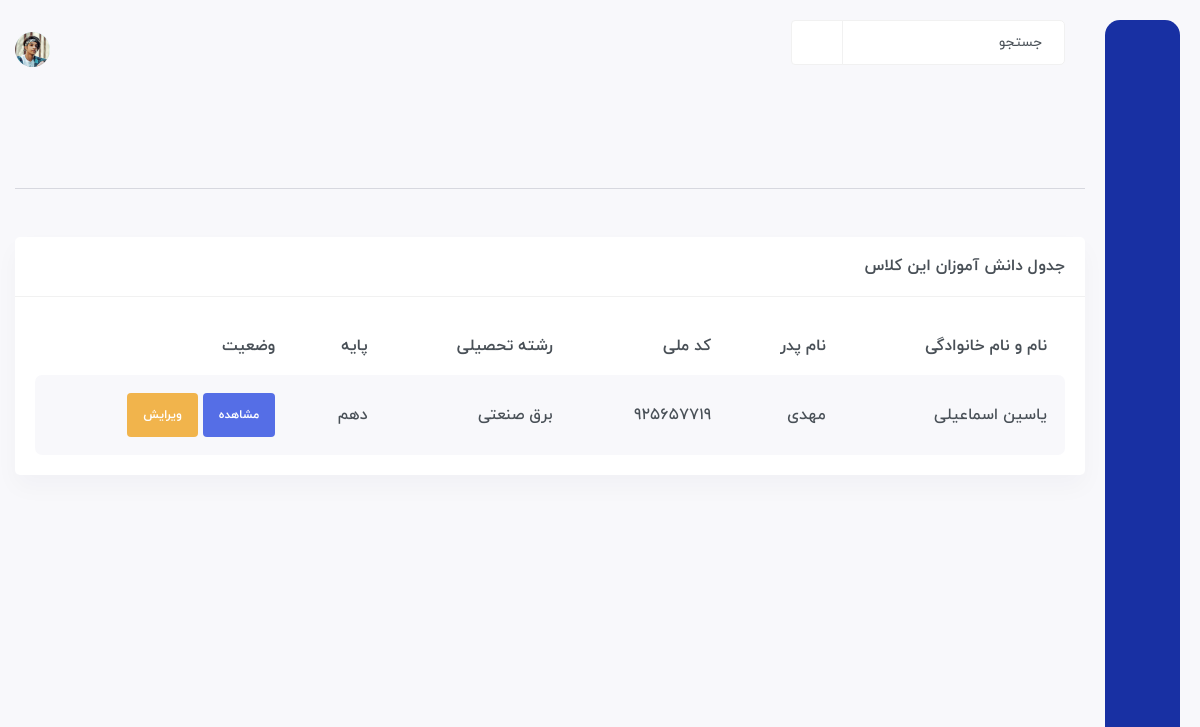
The app's page /class-room/100/صبح (signed in), older data.
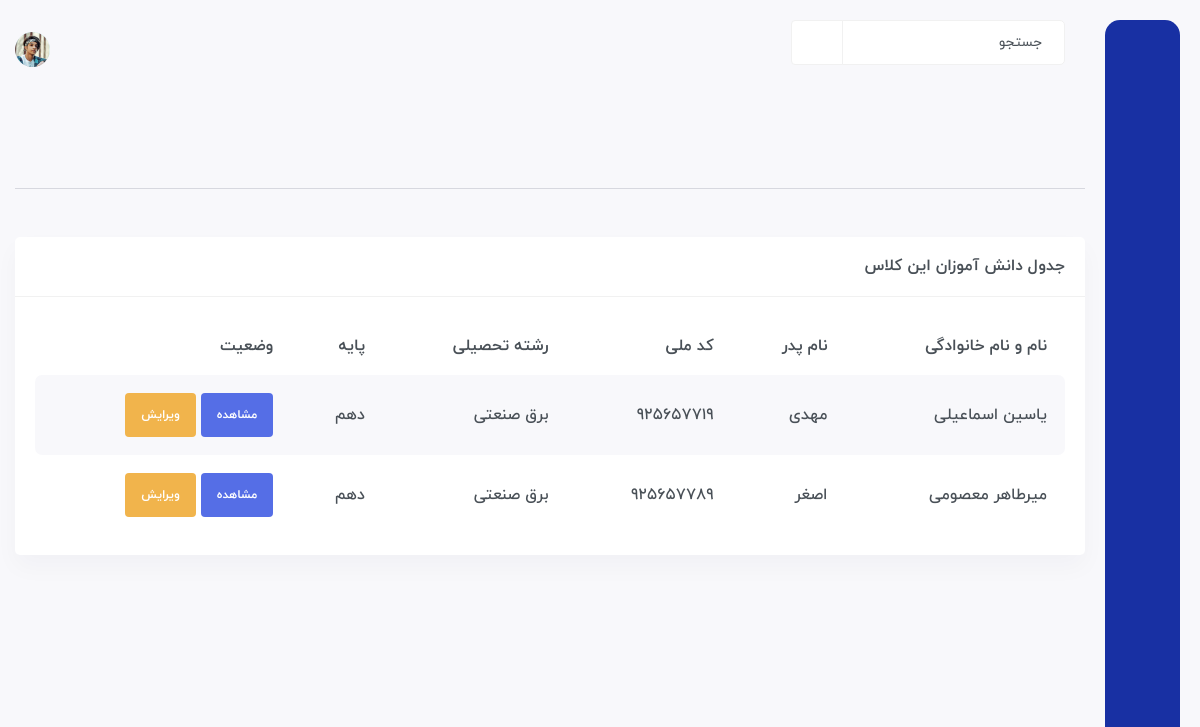
The same page, newer data.
### Student/models.py (models this page shows, shortened)
class Student(models.Model):
    full_name = models.CharField(max_length=200)
    father_name = models.CharField(max_length=100)
    id_code = models.IntegerField(unique=True)
    class_id = models.ForeignKey(Class, on_delete=models.CASCADE)
    reshte = models.ForeignKey(Reshte, on_delete=models.CASCADE)
    level = models.CharField(choices=LEVEL, max_length=8)
    level_up = models.BooleanField(default=False)
    date = models.DateField()
    usn = models.CharField(primary_key=True, max_length=200)
    objects = Manager()
    def get_absolute_url(self):
        return reverse('student:student',args=[self.full_name, self.id_code])

class Reshte(models.Model):
    name = models.CharField(max_length=100)
    def __str__(self):
        return self.name

### Student/views.py (the view)
class ClassRoomView(LoginRequiredMixin, generic.View):
    login_url = 'account:login'
    def get(self, request, *args, **kwargs):
        number = kwargs.get('number')
        shift = kwargs.get('shift')
        students_in_class_room = models.Student.objects.filter(class_id__number=number, class_id__shift=shift).all()
        return render(request, 'class-room.html', {'student_class_room': students_in_class_room})

### templates/class-room.html (shortened to what this page needs)
﻿{% extends 'base.html' %}
{% block body %}
	<div id="main-wrapper">
	    <div class="content-body">
		<div class="container">
			<hr class="text-secondary mb-5 mt-5">
		    <div class="row">
			<div class="col-xxl-12">
			    <div class="card">
				<div class="card-header">
					<div>
						<h4 class="card-title">جدول دانش آموزان این کلاس</h4>
					</div>
				</div>
				<div class="card-body">
				    <div class="table-responsive">
					<table class="table table-striped responsive-table">
					    <thead>
						<tr>
						    <th>نام و نام خانوادگی</th>
						    <th>نام پدر</th>
						    <th>کد ملی</th>
						    <th>رشته تحصیلی</th>
						    <th>پایه</th>
						    <th>وضعیت</th>
						</tr>
					    </thead>
					    <tbody>
						{% for s in student_class_room %}
							<tr>
								<td><span class="danger-arrow">{{ s.full_name }} </span>
								</td>
								<td>
									{{ s.father_name }}
								</td>
								<td>
									{{ s.id_code }}
								</td>
								<td>
									{{ s.reshte }}
								</td>
								<td>{{ s.level }}</td>
								<td>
									<div class="badge p-3 bg-primary"><a href="{{ s.get_absolute_url }}" class="text-white">مشاهده</a></div>
									<div class="badge p-3 bg-warning"><a href="{% url 'student:student-edit' s.full_name s.id_code %}" class="text-white">ویرایش</a></div>
								</td>
							</tr>
						{% endfor %}
					    </tbody>
					</table>
				    </div>
				</div>
			    </div>
			</div>
		    </div>
		</div>
	    </div>
	</div>
{% endblock %}

Row changes from the older to the newer data that the page shows:
added Student: full_name "میرطاهر معصومی", father_name "اصغر", id_code "925657789", reshte "برق صنعتی", level "دهم"
